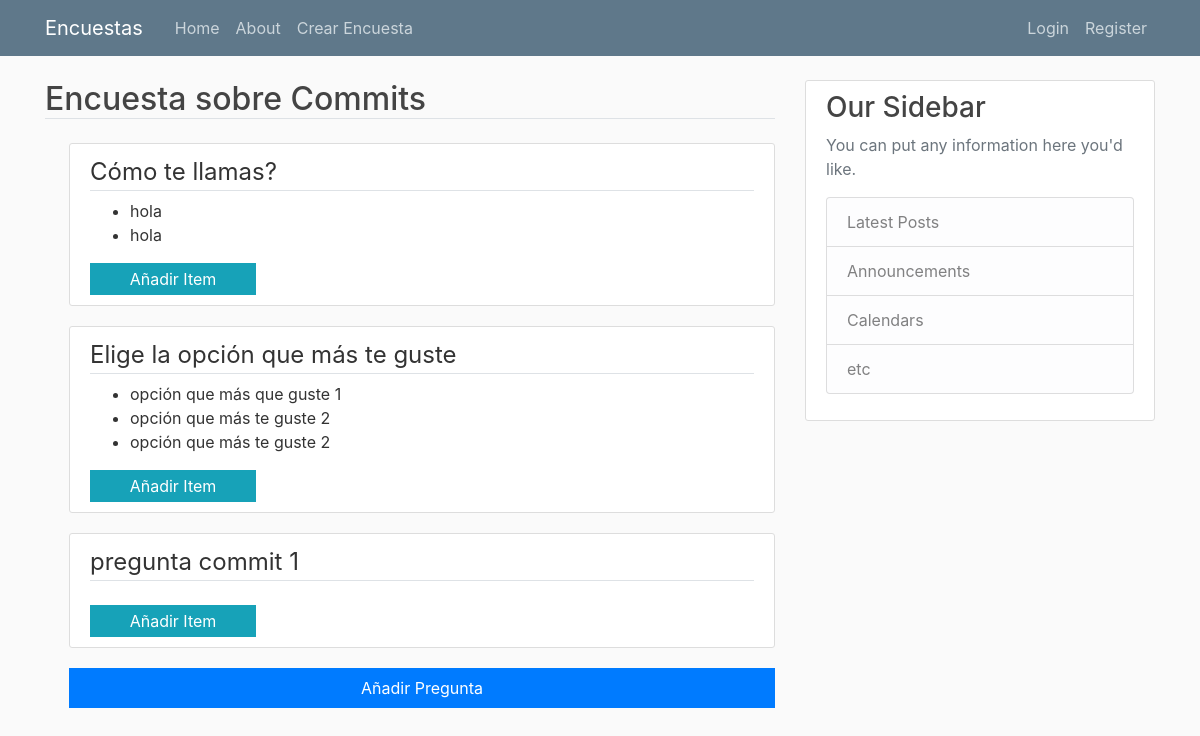
The page /editar_encuesta/1 on the database its author committed.
### encuestas/models.py (models this page shows)
class Encuesta(db.Model):
    id = db.Column(db.Integer, primary_key = True)
    title = db.Column(db.String(100),nullable = False)
    date_created = db.Column(db.DateTime, nullable = False, default = datetime.utcnow)
    date_posted = db.Column(db.DateTime, default = datetime.utcnow)
    user_id = db.Column(db.Integer, db.ForeignKey('user.id'),nullable = False)
    preguntas = db.relationship('Pregunta', backref = 'content', lazy = True)

class Pregunta(db.Model):
    id = db.Column(db.Integer, primary_key = True)
    title = db.Column(db.String(100), nullable = False)
    encuesta_id = db.Column(db.Integer, db.ForeignKey('encuesta.id'), nullable = False)
    items = db.relationship('Item', backref = 'options', lazy = True)

class Item(db.Model):
    id = db.Column(db.Integer, primary_key = True)
    description = db.Column(db.String(1000), nullable = False)
    pregunta_id = db.Column(db.Integer, db.ForeignKey('pregunta.id'), nullable = False)

### encuestas/routes.py (the view)
@app.route("/editar_encuesta/<int:encuesta_id>", methods=['GET', 'POST'])
def editar_encuesta(encuesta_id):
    encuesta = Encuesta.query.get_or_404(encuesta_id)
    preguntas = Pregunta.query.filter_by(encuesta_id = encuesta_id)
    print('numero de la encuesta: ' + str(encuesta_id) )
    id_preguntas = []
    for preg in preguntas:
        id_preguntas.append(preg.id)
    print(id_preguntas)
    items = Item.query.filter(Item.pregunta_id.in_(id_preguntas))
    for item in items:
        print(item.description)
    encuesta_form = CrearEncuestaForm()
    pregunta_form = CrearPreguntaForm()
    return render_template('editar_encuesta.html',
        title= 'Editar Encuesta',
        encuesta = encuesta,
        preguntas = preguntas,
        items = items,
        encuesta_form = encuesta_form,
        pregunta_form = pregunta_form,
    )

### encuestas/templates/editar_encuesta.html
{% extends "layout.html" %} {% block content %}
<h2 class="border-bottom mb-4">{{ encuesta.title}}</h2>
{%for pregunta in preguntas%}
<div class="content-section ml-4">
  <fieldset class="form-group mb-0">
    <legend class="border-bottom">{{pregunta.title}}</legend>
  </fieldset>
  <ul>
    {%for item in items%} {%if pregunta.id == item.pregunta_id%}
    <li>{{item.description}}</li>
    {%endif%} {%endfor%}
  </ul>
  <a
    class="d-block p-1 bg-info text-white text-center w-25"
    href="{{ url_for('add_item',encuesta_id = encuesta.id, pregunta_id=pregunta.id) }}"
    >Añadir Item</a
  >
</div>
{%endfor%}
<a
  class="d-block ml-4 p-2 bg-primary text-white text-center"
  href="{{ url_for('add_pregunta', encuesta_id=encuesta.id) }}"
  >Añadir Pregunta</a
>
{% endblock content %}

### encuestas/static/main.css (style rules this page uses)
body { background: #fafafa; color: #333333; margin-top: 5rem; }
h1, h2, h3, h4, h5, h6 { color: #444444; }
.content-section { background: #ffffff; padding: 10px 20px; border: 1px solid #dddddd; border-radius: 3px; margin-bottom: 20px; }

### rows shown on the page
Encuesta: title "Encuesta sobre Commits"
Pregunta: title "Cómo te llamas?"
Item: description "hola"
Item: description "hola"
Pregunta: title "Elige la opción que más te guste"
Item: description "opción que más que guste 1"
Item: description "opción que más te guste 2"
Item: description "opción que más te guste 2"
Pregunta: title "pregunta commit 1"
